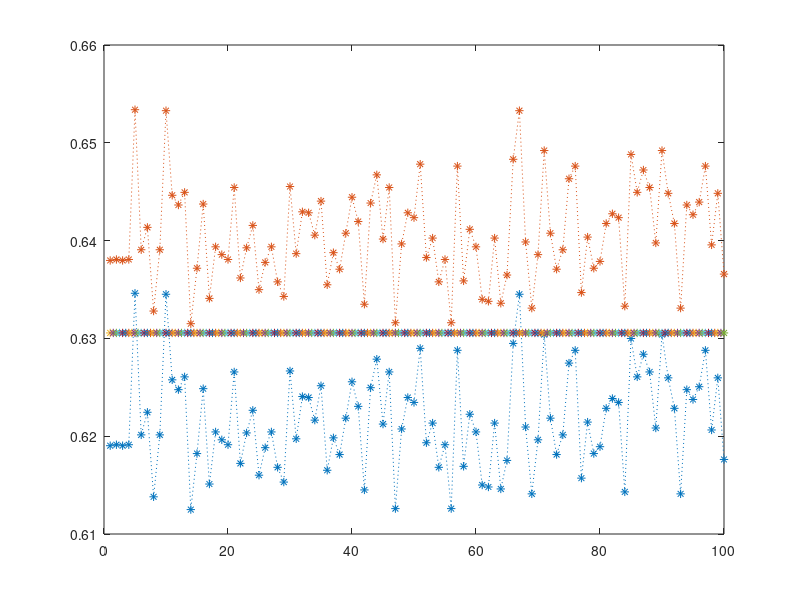

This chart was generated by the following MATLAB code:
clc
clear
a=1;
b=4;
t=2;
s=3;
n=10^4;
m=10^2;
 #F0=unifcdf(t,a,b);
 F0=normcdf(t,a,s)
 #X=unifrnd(a,b,n,m);
 X=normrnd(a,s,n,m);
g=0.95;
T=norminv((g+1)/2);
Fn=mean(X<t);
l=0;
for i = 1:m
  dn(i)=T*sqrt(Fn(i)*(1-Fn(i))/n);
  Fnp(i) = Fn(i) + dn(i);
  Fnm(i)=Fn(i)-dn(i);
  l = l+(Fnp(i) < F0)+(Fnm(i) > F0);
endfor
r=l
x=1:1:m;
plot(x,Fnm,'*:');
hold all;
plot(x,Fnp,'*:');
hold all;
x1 = 1:0.5:m;
plot(x1,F0,'*:');
hold all;